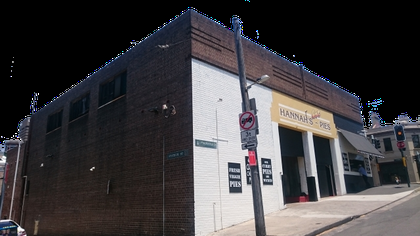
%> input picture VanishingPoint_working/BuildingA_original.png, 420 x 236 px, shrunk from 640 x 360 before the run
$ octave --eval "result = detectTOVP(rgb2gray(imread('BuildingA_original.png')));"   (GNU Octave 9; MATLAB toolbox functions it lacks are replaced by stand-ins)
%> lines starting %> are read from the running program, lines starting %| are printed output that depends on the picture; in (x1, y1, x2, y2) boxes, pixels count from 0 and x2, y2 are one past the last pixel; in counts of white or black regions, pixels touching at a corner belong together; the program's own positions count from 1
### VanishingPoint_working/getLines.m
function lines = getLines(grayIm, minLen)
%> called with minLen = 40

% Compute Gradient
[dX, dY] = gradient(conv2(double(grayIm), fspecial('gaussian', 7, 1.5), 'same'));
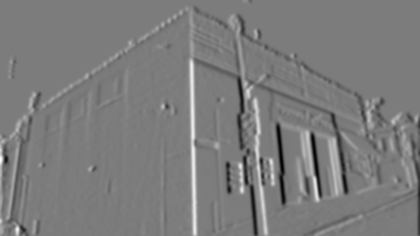
%> dX: size 236x420 double; min -48.1, max 50.55, mean 0; drawn with min black and max white
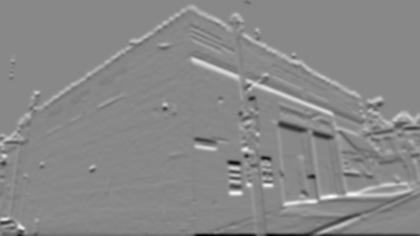
%> dY: size 236x420 double; min -48.39, max 42.26, mean 0.2; drawn with min black and max white

% Compute edge
im_canny = edge(grayIm, 'canny');
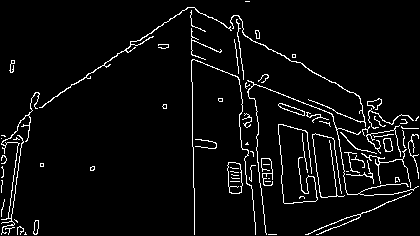
%> im_canny: size 236x420 logical; 4.7% white in thin lines or dots

% Set in_canny[1,2,end-1,end][:] to 0;
im_canny([1 2 end-1 end], :) = 0;
%> im_canny: size 236x420 logical; 4.7% white in thin lines or dots

% Set in_canny[:][1,2,end-1,end] to 0;
im_canny(:, [1 2 end-1 end]) = 0;
%> im_canny: size 236x420 logical; 4.7% white in thin lines or dots

% find the row of im_canny, i.e. height
height = size(im_canny, 1);

% find index (from top-left down to buttom-right) whose value is greater
% than 0
ind = find(im_canny > 0);
%> ind = 4621 values from 608 to 98599

% number of direcion(four neibour and four diagonal)
num_dir = 8;

% Ontain dX and dY index
dX_ind = dX(ind);
%> dX_ind = 4621 values, max 47.03 at index 350, min -48.1 at index 2430, mean 0.309
dY_ind = dY(ind);
%> dY_ind = 4621 values, max 42.26 at index 3177, min -42.42 at index 1438, mean 2.81

a_ind = atan(dY_ind ./ (dX_ind + 1E-10)); % Add 1E-10 to avoid #INF when atan = 1
%> a_ind = 4621 values, max 1.57 at index 4123, min -1.57 at index 173, mean -0.05
a_ind = ceil(mod(a_ind/pi*num_dir-0.5, num_dir));
%> a_ind = 4621 values, max 8 at index 18, min 1 at index 2, mean 5.3

for i = 1:num_dir
    direction(i).ind = ind(find(a_ind==i));
end
%> after the loop, direction = 8 items

% Declare a large array for storing "line" information
lines = zeros(2000, 9);

used = zeros(size(im_canny));

line_count = 0;
for k = 1:num_dir

    num_ind = 0;
    for m = (k-1):k+1
        num_ind = num_ind + sum(~used(direction(mod(m-1, num_dir)+1).ind));
    end

    ind = zeros(num_ind, 1);
    dir_im = zeros(size(im_canny));

    count = 0;
    for m = (k-1):k+1
        m2 = mod(m-1, num_dir)+1;
        tind = direction(m2).ind(~used(direction(m2).ind));
        tmpcount = length(tind);
        ind(count+1:count+tmpcount) = tind;
        count = count + tmpcount;
    end
    dir_im(ind) = 1;
    [tmpL, num_edges] = bwlabel(dir_im, 8);
    edge_size = zeros(num_edges, 1);
    edges = repmat(struct('ind', zeros(200, 1)), num_edges, 1);
    for i = 1:length(ind)
        id = tmpL(ind(i));
        edge_size(id) = edge_size(id) + 1;
        edges(id).ind(edge_size(id)) = ind(i);
    end
    for i = 1:num_edges
        edges(i).ind = edges(i).ind(1:edge_size(i));
    end
    for id = 1:num_edges
        if edge_size(id) > minLen
            y = mod(edges(id).ind-1, height)+1;
            x = floor((edges(id).ind-1) / height)+1;
            mean_x = mean(x);
            mean_y = mean(y);
            zmx = (x-mean_x);
            zmy = (y-mean_y);
            D = [sum(zmx.^2) sum(zmx.*zmy); sum(zmx.*zmy) sum(zmy.^2)];
            [v, lambda] = eig(D);
            theta = atan2(v(2, 2) , v(1, 2));
            if lambda(1,1)>0
                conf = lambda(2,2)/lambda(1,1);
            else
                conf = 100000;
            end
            if conf >= 400
                line_count = line_count+1;
                used(edges(id).ind) = 1;
                l = sqrt((max(x)-min(x))^2 + (max(y)-min(y))^2);
                x1 = mean_x - cos(theta)*l/2;
                x2 = mean_x + cos(theta)*l/2;
                y1 = mean_y - sin(theta)*l/2;
                y2 = mean_y + sin(theta)*l/2;
                theta = theta - pi / 2;
                r = mean_x*cos(theta)+mean_y*sin(theta);
                lines(line_count, 1:9) = [x1 x2 y1 y2 theta r l mean_x mean_y];
            end
        end
    end
end
%> this loop made 8 passes
%> num_edges on passes 1 to 8: 236, 196, 187, 209, 194, 222, 186, 166
%> pass 1, in getLines, `[tmpL, num_edges] = bwlabel(dir_im, 8);`:
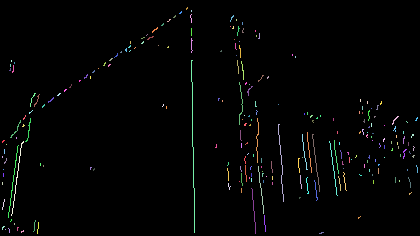
%> tmpL: size 236x420 double; 237 distinct labels, from 0 to 236; one colour per label, 0 black
%> pass 3, in getLines, `[tmpL, num_edges] = bwlabel(dir_im, 8);`:
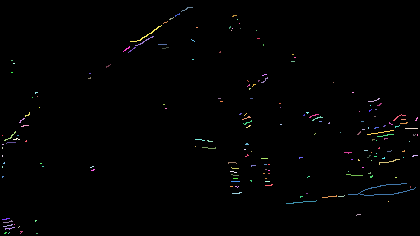
%> tmpL: size 236x420 double; 188 distinct labels, from 0 to 187; one colour per label, 0 black
%> after the loop:
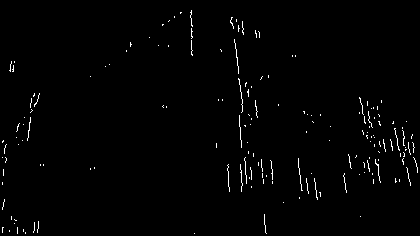
%> dir_im: size 236x420 double; values 0 (black) and 1 (white), 1.2% white in thin lines or dots
%> after the loop:
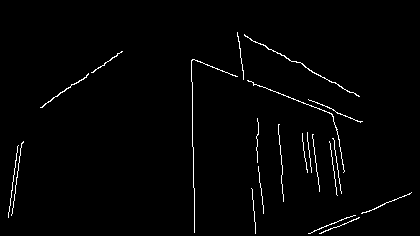
%> used: size 236x420 double; values 0 (black) and 1 (white), 1.6% white in thin lines or dots, all inside (x1, y1, x2, y2) = (8, 32, 412, 234)
%> after the loop, D = [319.6 2194.2; 2194.2 15373]; conf = 2496.7; edge_size = 166 values, max 36 at index 60, min 1 at index 2, mean 7.04; edges = 166 items; ind = 1168 values, max 98585 at index 935, min 614 at index 936, mean 59570.7; l = 55.73; lambda = [6.28 0; 0 15686.3]; line_count = 23; mean_x = 337.8; mean_y = 166; r = 311; theta = -0.142; v = [-0.99 0.141; 0.141 0.99]; x = 57 values, max 342 at index 6, min 333 at index 1, mean 337.8; x1 = 333.9; x2 = 341.8; y = 57 values, max 194 at index 8, min 139 at index 1, mean 166; y1 = 138.4; y2 = 193.6; zmx = 57 values, max 4.16 at index 6, min -4.84 at index 1, mean -2.39e-14; zmy = 57 values, max 27.98 at index 8, min -27.02 at index 1, mean -4.99e-16
% Return our result
lines = lines(1:line_count, :);

### VanishingPoint_working/detectTOVP.m
function [line, vanishing, point, foc] = detectTOVP(f)
line = getLines(f,40);
point = zeros((size(line,1) - 1)*size(line,1)/2,2);
count = 0;
for i = 1:size(line,1)
    for j = i + 1:size(line,1)
        theta1 = line(i,5);
        theta2 = line(j,5);
        rho1 = line(i,6);
        rho2 = line(j,6);
        x = (rho1 * cos(theta2) - rho2 * cos(theta1)) / ...
            sin(theta1 - theta2);
        y = (rho1 * sin(theta2) - rho2 * sin(theta1)) / ...
            sin(theta2 - theta1);
        count = count + 1;
        point(count,1) = y;
        point(count,2) = x;
    end
end
%> after the loop, count = 253; point = 253 rows, first 12: [-79.11 873.2; 171.9 -996.8; 159.1 -901.1; 309.3 -2020.4; 143.2 -782.6; 195.4 -1171.7; 174.7 -1017.8; 169.8 -980.9; 174 -1012.6; 21.86 121; 21.53 123.4; -10.48 361.9]
point = point(1:count,:);
point(:,1) = point(:,1) - size(f,2) / 2;
point(:,2) = point(:,2) - size(f,1) / 2;

radius = sqrt(point(:,1).*point(:,1) + point(:,2).*point(:,2));
%> radius = 253 values, max 34586.9 at index 172, min 50.71 at index 76, mean 892.7
point = point(find(radius > norm(size(f))/2),:);
%> point = 113 rows, first 12: [-289.1 755.2; -38.09 -1114.8; -50.94 -1019.1; 99.31 -2138.4; -66.85 -900.6; -14.62 -1289.7; -35.28 -1135.8; -40.22 -1098.9; -35.97 -1130.6; -220.5 243.9; -220.9 246.8; -221.9 254.4]
theta = atan2(point(:,2),point(:,1));
%> theta = 113 values, max 2.63 at index 87, min -2.29 at index 13, mean -0.554
T = -pi:0.01:pi;

theta_bin = histc(theta,T);
%> theta_bin = 629 values, max 15 at index 154, min 0 at index 1, mean 0.18
% figure,bar(theta_bin)
% tb = theta_bin;

nhood =  60;
dec = 1;
[~, ix1] = max(theta_bin);
%> ix1 = 154
theta_bin(max(ix1-nhood,1):min(ix1+nhood,length(T))) = 0;
if ix1 + nhood > length(T)
    theta_bin(1:mod(ix1 + nhood,length(T))) = 0;
elseif ix1 - nhood < 1
    theta_bin(mod(ix1 - nhood - 1,length(T)):length(T)) = 0;
end

temp = ix1;
%> temp = 154
ix1 = mod(ix1 + round(length(T)/2),length(T));
%> ix1 = 469
theta_bin(max(ix1-nhood,1):min(ix1+nhood,length(T))) = dec*theta_bin(max(ix1-nhood,1):min(ix1+nhood,length(T)));
if ix1 + nhood > length(T)
    theta_bin(1:mod(ix1 + nhood,length(T))) = dec*theta_bin(1:mod(ix1 + nhood,length(T)));
elseif ix1 - nhood < 1
    theta_bin(mod(ix1 - nhood - 1,length(T)):length(T)) = dec*theta_bin(mod(ix1 - nhood - 1,length(T)):length(T));
end
ix1 = temp;
%> ix1 = 154


[~, ix2] = max(theta_bin);
%> ix2 = 334
theta_bin(max(ix2-nhood,1):min(ix2+nhood,length(T))) = 0;
if ix2 + nhood > length(T)
    theta_bin(1:mod(ix2 + nhood,length(T))) = 0;
elseif ix2 - nhood < 1
    theta_bin(mod(ix2 - nhood - 1,length(T)):length(T)) = 0;
end

temp = ix2;
%> temp = 334
ix2 = mod(ix2 + round(length(T)/2),length(T));
%> ix2 = 20
theta_bin(max(ix2-nhood,1):min(ix2+nhood,length(T))) = dec*theta_bin(max(ix2-nhood,1):min(ix2+nhood,length(T)));
if ix2 + nhood > length(T)
    theta_bin(1:mod(ix2 + nhood,length(T))) = dec*theta_bin(1:mod(ix2 + nhood,length(T)));
elseif ix2 - nhood < 1
    theta_bin(mod(ix2 - nhood - 1,length(T)):length(T)) = dec*theta_bin(mod(ix2 - nhood - 1,length(T)):length(T));
end
ix2 = temp;
%> ix2 = 334


[~, ix3] = max(theta_bin);
%> ix3 = 545
theta_bin(max(ix3-nhood,1):min(ix3+nhood,length(T))) = 0;
if ix3 + nhood > length(T)
    theta_bin(1:mod(ix3 + nhood,length(T))) = 0;
elseif ix3 - nhood < 1
    theta_bin(mod(ix3 - nhood - 1,length(T)):length(T)) = 0;
end

temp = ix3;
%> temp = 545
ix3 = mod(ix3 + round(length(T)/2),length(T));
%> ix3 = 231
theta_bin(max(ix3-nhood,1):min(ix3+nhood,length(T))) = dec*theta_bin(max(ix3-nhood,1):min(ix3+nhood,length(T)));
if ix3 + nhood > length(T)
    theta_bin(1:mod(ix3 + nhood,length(T))) = dec*theta_bin(1:mod(ix3 + nhood,length(T)));
elseif ix3 - nhood < 1
    theta_bin(mod(ix3 - nhood - 1,length(T)):length(T)) = dec*theta_bin(mod(ix3 - nhood - 1,length(T)):length(T));
end
ix3 = temp;
%> ix3 = 545


% plot(ix1,1,'s');plot(ix2,1,'s');plot(ix3,1,'s');
c1 = cos(T(ix1));
%> c1 = -0.0408
c2 = cos(T(ix2));
%> c2 = 0.982
c3 = cos(T(ix3));
%> c3 = -0.665
s1 = sin(T(ix1));
%> s1 = -0.999
s2 = sin(T(ix2));
%> s2 = 0.187
s3 = sin(T(ix3));
%> s3 = 0.747


n1 = [c1;s1];
%> n1 = [-0.0408; -0.999]
n2 = [c2;s2];
%> n2 = [0.982; 0.187]
n3 = [c3;s3];
%> n3 = [-0.665; 0.747]
proj = repmat(point*n1,1,2).*repmat(n1',size(point,1),1);
%> proj = 113 rows, first 12: [30.29 742.2; -45.49 -1114.5; -41.61 -1019.5; -86.98 -2130.8; -36.81 -901.8; -52.58 -1288.1; -46.34 -1135.3; -44.85 -1098.8; -46.13 -1130.2; 9.57 234.5; 9.69 237.4; 10 244.9]
temp = point - proj;
%> temp = 113 rows, first 12: [-319.4 13.04; 7.4 -0.302; -9.33 0.381; 186.3 -7.6; -30.04 1.23; 37.96 -1.55; 11.06 -0.452; 4.63 -0.189; 10.16 -0.415; -230.1 9.39; -230.6 9.41; -231.9 9.47]
dist = sqrt(temp(:,1).*temp(:,1) + temp(:,2).*temp(:,2));
%> dist = 113 values, max 3354.6 at index 83, min 0.386 at index 43, mean 246.8
len = sqrt(point(:,1).*point(:,1) + point(:,2).*point(:,2));
%> len = 113 values, max 34586.9 at index 83, min 243.4 at index 29, mean 1831
ratio = dist./ len;
%> ratio = 113 values, max 0.979 at index 105, min 0.000509 at index 43, mean 0.296
threshold = 0.26;
proj = proj(find(ratio < threshold),:);
%> proj = 80 rows, first 12: [-45.49 -1114.5; -41.61 -1019.5; -86.98 -2130.8; -36.81 -901.8; -52.58 -1288.1; -46.34 -1135.3; -44.85 -1098.8; -46.13 -1130.2; -34.23 -838.6; -41.24 -1010.3; -37.55 -919.8; -45.48 -1114.1]
proj = proj(find(proj(:,1)*n1(1) > 0),:);
%> proj = 70 rows, first 12: [-45.49 -1114.5; -41.61 -1019.5; -86.98 -2130.8; -36.81 -901.8; -52.58 -1288.1; -46.34 -1135.3; -44.85 -1098.8; -46.13 -1130.2; -34.23 -838.6; -41.24 -1010.3; -37.55 -919.8; -45.48 -1114.1]
proj1 = proj;
%> proj1 has the same summary as proj

proj = repmat(point*n2,1,2).*repmat(n2',size(point,1),1);
%> proj = 113 rows, first 12: [-140 -26.7; -241.9 -46.12; -236.6 -45.12; -297.6 -56.74; -230.2 -43.89; -251.4 -47.93; -243 -46.33; -241 -45.95; -242.7 -46.28; -167.9 -32.01; -167.7 -31.98; -167.3 -31.9]
temp = point - proj;
%> temp = 113 rows, first 12: [-149.1 781.9; 203.8 -1068.7; 185.7 -974; 396.9 -2081.7; 163.3 -856.7; 236.8 -1241.7; 207.7 -1089.4; 200.8 -1053; 206.7 -1084.3; -52.61 275.9; -53.16 278.8; -54.59 286.3]
dist = sqrt(temp(:,1).*temp(:,1) + temp(:,2).*temp(:,2));
%> dist = 113 values, max 32761.4 at index 83, min 0.726 at index 103, mean 1690.1
len = sqrt(point(:,1).*point(:,1) + point(:,2).*point(:,2));
ratio = dist./ len;
%> ratio = 113 values, max 1 at index 76, min 0.00273 at index 103, mean 0.804
threshold = 0.26;
proj = proj(find(ratio < threshold),:);
%> proj = 16 rows, first 12: [239.6 45.68; 260.1 49.6; 261.8 49.92; 258.3 49.25; 273.7 52.18; 267.3 50.96; 269 51.29; 265.1 50.54; 280.1 53.4; 259.5 49.48; 261.1 49.78; 257.8 49.15]
proj = proj(find(proj(:,1)*n2(1) > 0),:);
temp = proj*n2;
%> temp = [243.9; 264.8; 266.5; 263; 278.6; 272.1; 273.9; 269.9; 285.1; 264.2; 265.8; 262.4; 277.7; 376.8; 359.5; 462.4]
proj2 = proj;
%> proj2 has the same summary as proj

proj = repmat(point*n3,1,2).*repmat(n3',size(point,1),1);
%> proj = 113 rows, first 12: [-503 564.7; 536.8 -602.8; 483.6 -543; 1106 -1241.8; 417.7 -469; 634.1 -711.9; 548.5 -615.9; 528 -592.9; 545.6 -612.6; -218.7 245.5; -220.3 247.3; -224.5 252.1]
temp = point - proj;
%> temp = 113 rows, first 12: [213.9 190.5; -574.9 -512; -534.6 -476.1; -1006.7 -896.6; -484.6 -431.6; -648.7 -577.7; -583.8 -519.9; -568.2 -506.1; -581.6 -518; -1.81 -1.61; -0.577 -0.514; 2.61 2.33]
dist = sqrt(temp(:,1).*temp(:,1) + temp(:,2).*temp(:,2));
%> dist = 113 values, max 26336.3 at index 83, min 0.512 at index 27, mean 1306.3
len = sqrt(point(:,1).*point(:,1) + point(:,2).*point(:,2));
ratio = dist./ len;
%> ratio = 113 values, max 0.992 at index 13, min 0.00156 at index 27, mean 0.655
threshold = 0.26;
proj = proj(find(ratio < threshold),:);
%> proj = [-218.7 245.5; -220.3 247.3; -224.5 252.1; -217 243.6; -218.6 245.4; -222.8 250.1]
proj = proj(find(proj(:,1)*n3(1) > 0),:);
temp = proj*n3;
%> temp = [328.8; 331.2; 337.5; 326.2; 328.7; 335]
proj3 = proj;
%> proj3 has the same summary as proj

dist1 = sqrt(proj1(:,1).*proj1(:,1) + proj1(:,2).*proj1(:,2));
%> dist1 = 70 values, max 16214 at index 70, min 249.1 at index 44, mean 1838.4
dist2 = sqrt(proj2(:,1).*proj2(:,1) + proj2(:,2).*proj2(:,2));
%> dist2 = [243.9; 264.8; 266.5; 263; 278.6; 272.1; 273.9; 269.9; 285.1; 264.2; 265.8; 262.4; 277.7; 376.8; 359.5; 462.4]
dist3 = sqrt(proj3(:,1).*proj3(:,1) + proj3(:,2).*proj3(:,2));
%> dist3 = [328.8; 331.2; 337.5; 326.2; 328.7; 335]

d1 = sqrt(abs((-c2*c3-s2*s3)/(-c1*c2-s1*s2)/(-c1*c3-s1*s3)));
%> d1 = 1.77
d2 = sqrt(abs((-c1*c3-s1*s3)/(-c2*c1-s2*s1)/(-c2*c3-s2*s3)));
%> d2 = 2.48
d3 = sqrt(abs((-c1*c2-s1*s2)/(-c1*c3-s1*s3)/(-c2*c3-s2*s3)));
%> d3 = 0.784

foc1 = dist1 ./ d1;
%> foc1 = 70 values, max 9145.7 at index 70, min 140.5 at index 44, mean 1037
foc2 = dist2 ./ d2;
%> foc2 = [98.25; 106.7; 107.3; 105.9; 112.2; 109.6; 110.3; 108.7; 114.8; 106.4; 107.1; 105.7; 111.9; 151.8; 144.8; 186.3]
foc3 = dist3 ./ d3;
%> foc3 = [419.1; 422.2; 430.3; 415.8; 419; 427]
F = 0.7*norm(size(f)):1:4*norm(size(f));
foc_bin1 = histc(foc1,F);
%> foc_bin1 = 1590 values, max 3 at index 292, min 0 at index 1, mean 0.0296
foc_bin2 = histc(foc2,F);
%> foc_bin2 = 1590 values from 0 to 0
foc_bin3 = histc(foc3,F);
%> foc_bin3 = 1590 values, max 2 at index 82, min 0 at index 1, mean 0.00377
w1 = 1;w2 = 1;w3 = 1;
foc_bin = w1.*foc_bin1 + w2.*foc_bin2 + w3.*foc_bin3;
%> foc_bin = 1590 values, max 3 at index 292, min 0 at index 1, mean 0.0333
fb1 = foc_bin;
%> fb1 has the same summary as foc_bin
foc_bin = imfilter(foc_bin,ones(30,1)/30);
[~,foc_ix] = max(foc_bin);
%> foc_ix = 277
foc = F(foc_ix);
%> foc = 613.2

vanishing = [foc*d1*n1';
    foc*d2*n2';
    foc*d3*n3'];
%> vanishing = [-44.34 -1086.3; 1495.5 285.1; -320 359.2]
end

$ run again, on VanishingPoint_working/BuildingA_rotate.png
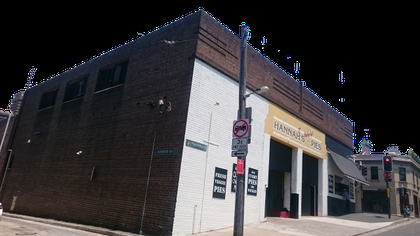
%> input picture VanishingPoint_working/BuildingA_rotate.png, 420 x 236 px, shrunk from 640 x 360 before the run
%> in getLines, `im_canny = edge(grayIm, 'canny');`:
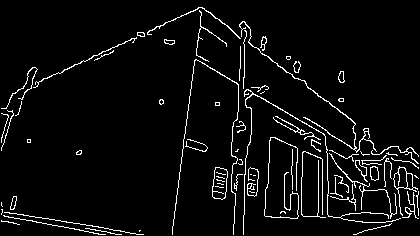
%> im_canny: size 236x420 logical; 4.9% white in thin lines or dots
%> in getLines, `ind = find(im_canny > 0);`: ind = 4770 values from 581 to 98631
%> dX_ind = 4770 values, max 43.58 at index 954, min -48.57 at index 2376, mean -0.258
%> dY_ind = 4770 values, max 42.36 at index 3061, min -42.01 at index 1405, mean 3.99
%> in getLines, `a_ind = atan(dY_ind ./ (dX_ind + 1E-10));`: a_ind = 4770 values, max 1.57 at index 4065, min -1.57 at index 4209, mean -0.214
%> in getLines, `a_ind = ceil(mod(a_ind/pi*num_dir-0.5, num_dir));`: a_ind = 4770 values, max 8 at index 3, min 1 at index 4, mean 5.28
%> after the loop in getLines, `for i = 1:num_dir`: direction = 8 items
%> the loop in getLines, `for k = 1:num_dir` made 8 passes
%> num_edges on passes 1 to 8: 191, 199, 191, 214, 194, 198, 207, 163
%> after the loop in getLines, `for k = 1:num_dir`:
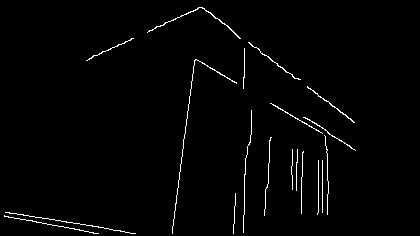
%> used: size 236x420 double; values 0 (black) and 1 (white), 1.6% white in thin lines or dots, all inside (x1, y1, x2, y2) = (4, 7, 356, 234)
%> after the loop in getLines, `for k = 1:num_dir`: D = [64.84 1110; 1110 43302.2]; conf = 1191.6; edge_size = 163 values, max 81 at index 95, min 1 at index 2, mean 8.64; edges = 163 items; ind = 1409 values, max 98620 at index 312, min 607 at index 313, mean 64462.3; l = 79.1; lambda = [36.36 0; 0 43330.7]; line_count = 21; mean_x = 327.8; mean_y = 175.2; r = 323.2; theta = -0.0256; v = [-1 0.0256; 0.0256 1]; x = 81 values, max 329 at index 13, min 325 at index 1, mean 327.8; x1 = 326.8; x2 = 328.8; y = 81 values, max 215 at index 12, min 136 at index 1, mean 175.2; y1 = 135.6; y2 = 214.7; zmx = 81 values, max 1.2 at index 13, min -2.8 at index 1, mean -1.33e-14; zmy = 81 values, max 39.81 at index 12, min -39.19 at index 1, mean -5.26e-15
%> after the loop in detectTOVP, `for i = 1:size(line,1)`: count = 210; point = 210 rows, first 12: [259.4 -429.3; 347.8 -1103.6; 403.2 -1526.9; 294.1 -694.4; 333.6 -995.5; 332.5 -987.5; 323.2 -916.1; 323 -914.6; 202.2 7.56; 202.2 7.39; 170.7 247.6; 171.7 239.8]
%> radius = 210 values, max 53403.8 at index 40, min 44.85 at index 194, mean 992.1
%> in detectTOVP, `point = point(find(radius > norm(size(f))/2),:);`: point = 77 rows, first 12: [49.41 -547.3; 137.8 -1221.6; 193.2 -1644.9; 84.14 -812.4; 123.6 -1113.5; 122.5 -1105.5; 113.2 -1034.1; 113 -1032.6; 73.79 -733.4; 93.64 -884.8; 15.76 594.3; 85.65 -1776.8]
%> in detectTOVP, `theta = atan2(point(:,2),point(:,1));`: theta = 77 values, max 2.98 at index 51, min -1.56 at index 35, mean -0.369
%> theta_bin = 629 values, max 6 at index 362, min 0 at index 1, mean 0.122
%> in detectTOVP, `[~, ix1] = max(theta_bin);`: ix1 = 362
%> in detectTOVP, `ix1 = mod(ix1 + round(length(T)/2),length(T));`: ix1 = 48
%> in detectTOVP, `ix1 = temp;`: ix1 = 362
%> in detectTOVP, `[~, ix2] = max(theta_bin);`: ix2 = 168
%> in detectTOVP, `ix2 = mod(ix2 + round(length(T)/2),length(T));`: ix2 = 483
%> in detectTOVP, `ix2 = temp;`: ix2 = 168
%> in detectTOVP, `[~, ix3] = max(theta_bin);`: ix3 = 612
%> in detectTOVP, `ix3 = mod(ix3 + round(length(T)/2),length(T));`: ix3 = 298
%> in detectTOVP, `ix3 = temp;`: ix3 = 612
%> c1 = 0.892
%> c2 = 0.099
%> c3 = -0.985
%> s1 = 0.451
%> s2 = -0.995
%> s3 = 0.172
%> n1 = [0.892; 0.451]
%> n2 = [0.099; -0.995]
%> n3 = [-0.985; 0.172]
%> in detectTOVP, `proj = repmat(point*n1,1,2).*repmat(n1',size(point,1),1);`: proj = 77 rows, first 12: [-181.1 -91.65; -382.4 -193.5; -508.8 -257.4; -260.3 -131.7; -350.1 -177.2; -347.8 -176; -326.4 -165.2; -326 -165; -236.7 -119.8; -281.9 -142.6; 251.9 127.5; -647.6 -327.6]
%> in detectTOVP, `temp = point - proj;`: temp = 77 rows, first 12: [230.6 -455.7; 520.2 -1028.1; 702 -1387.5; 344.4 -680.7; 473.7 -936.3; 470.3 -929.5; 439.6 -868.9; 439 -867.7; 310.5 -613.7; 375.5 -742.2; -236.2 466.8; 733.2 -1449.1]
%> in detectTOVP, `dist = sqrt(temp(:,1).*temp(:,1) + temp(:,2).*temp(:,2));`: dist = 77 values, max 49383.7 at index 18, min 0.68 at index 61, mean 2174.9
%> len = 77 values, max 53403.8 at index 18, min 265 at index 49, mean 2497
%> in detectTOVP, `ratio = dist./ len;`: ratio = 77 values, max 0.999 at index 49, min 0.00142 at index 61, mean 0.665
%> in detectTOVP, `proj = proj(find(ratio < threshold),:);`: proj = 21 rows, first 12: [458 231.7; 467.5 236.5; 397.8 201.3; 424.8 214.9; 427.4 216.2; 427.8 216.5; 410.8 207.9; 418.8 211.9; 366.4 185.4; 384.9 194.7; 392.4 198.6; 392.8 198.7]
%> proj1 has the same summary as proj
%> in detectTOVP, `proj = repmat(point*n2,1,2).*repmat(n2',size(point,1),1);`: proj = 77 rows, first 12: [54.43 -546.8; 121.7 -1223.2; 164 -1647.8; 80.89 -812.7; 111 -1114.7; 110.2 -1106.7; 103 -1035.1; 102.9 -1033.6; 73.01 -733.5; 88.12 -885.4; -58.41 586.9; 175.9 -1767.8]
%> in detectTOVP, `temp = point - proj;`: temp = 77 rows, first 12: [-5.02 -0.499; 16.01 1.59; 29.22 2.91; 3.25 0.324; 12.64 1.26; 12.39 1.23; 10.16 1.01; 10.12 1.01; 0.789 0.0785; 5.51 0.549; 74.17 7.38; -90.3 -8.99]
%> in detectTOVP, `dist = sqrt(temp(:,1).*temp(:,1) + temp(:,2).*temp(:,2));`: dist = 77 values, max 2412.8 at index 13, min 0.793 at index 9, mean 258.4
%> in detectTOVP, `ratio = dist./ len;`: ratio = 77 values, max 0.966 at index 51, min 0.00108 at index 9, mean 0.359
%> in detectTOVP, `proj = proj(find(ratio < threshold),:);`: proj = 49 rows, first 12: [54.43 -546.8; 121.7 -1223.2; 164 -1647.8; 80.89 -812.7; 111 -1114.7; 110.2 -1106.7; 103 -1035.1; 102.9 -1033.6; 73.01 -733.5; 88.12 -885.4; -58.41 586.9; 175.9 -1767.8]
%> in detectTOVP, `proj = proj(find(proj(:,1)*n2(1) > 0),:);`: proj = 43 rows, first 12: [54.43 -546.8; 121.7 -1223.2; 164 -1647.8; 80.89 -812.7; 111 -1114.7; 110.2 -1106.7; 103 -1035.1; 102.9 -1033.6; 73.01 -733.5; 88.12 -885.4; 175.9 -1767.8; 1599.9 -16074.3]
%> in detectTOVP, `temp = proj*n2;`: temp = 43 values, max 19114.6 at index 28, min 264.5 at index 22, mean 1827.5
%> proj2 has the same summary as proj
%> in detectTOVP, `proj = repmat(point*n3,1,2).*repmat(n3',size(point,1),1);`: proj = 77 rows, first 12: [140.8 -24.64; 341 -59.66; 466.7 -81.64; 219.5 -38.4; 308.9 -54.04; 306.6 -53.63; 285.3 -49.92; 284.9 -49.84; 196.1 -34.3; 241.1 -42.17; -85.58 14.97; 384.7 -67.3]
%> in detectTOVP, `temp = point - proj;`: temp = 77 rows, first 12: [-91.44 -522.7; -203.3 -1161.9; -273.5 -1563.3; -135.4 -774; -185.3 -1059.4; -184 -1051.9; -172.2 -984.1; -171.9 -982.8; -122.3 -699.1; -147.4 -842.7; 101.3 579.3; -299.1 -1709.5]
%> in detectTOVP, `dist = sqrt(temp(:,1).*temp(:,1) + temp(:,2).*temp(:,2));`: dist = 77 values, max 51729.1 at index 18, min 3.32 at index 55, mean 2359
%> in detectTOVP, `ratio = dist./ len;`: ratio = 77 values, max 1 at index 33, min 0.00845 at index 55, mean 0.792
%> in detectTOVP, `proj = proj(find(ratio < threshold),:);`: proj = [-387.2 67.74; -387.3 67.75; -386.9 67.68; -386.9 67.68; -386.7 67.65]
%> in detectTOVP, `temp = proj*n3;`: temp = [393.1; 393.1; 392.8; 392.8; 392.6]
%> proj3 has the same summary as proj
%> dist1 = 21 values, max 523.9 at index 2, min 266 at index 16, mean 422.2
%> dist2 = 43 values, max 19114.6 at index 28, min 264.5 at index 22, mean 1827.5
%> dist3 = [393.1; 393.1; 392.8; 392.8; 392.6]
%> d1 = 0.965
%> d2 = 2.87
%> d3 = 1.29
%> foc1 = 21 values, max 543.1 at index 2, min 275.8 at index 16, mean 437.7
%> foc2 = 43 values, max 6654.1 at index 28, min 92.07 at index 22, mean 636.2
%> foc3 = [303.8; 303.8; 303.5; 303.5; 303.4]
%> foc_bin1 = 1590 values, max 2 at index 160, min 0 at index 1, mean 0.0113
%> foc_bin2 = 1590 values, max 2 at index 25, min 0 at index 1, mean 0.0119
%> foc_bin3 = 1590 values from 0 to 0
%> foc_bin = 1590 values, max 3 at index 25, min 0 at index 1, mean 0.0233
%> fb1 has the same summary as foc_bin
%> foc_ix = 10
%> foc = 346.2
%> vanishing = [298 150.8; 98.51 -989.7; -441.3 77.2]
